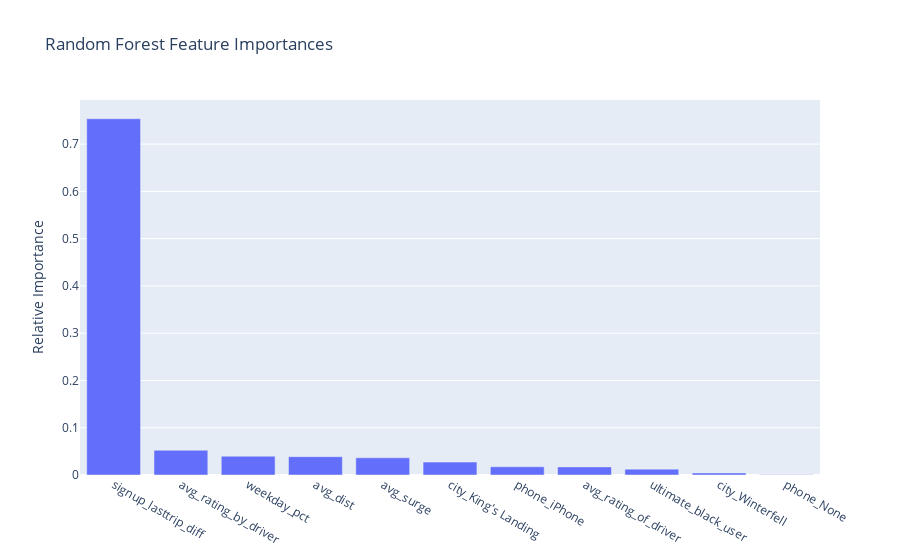

Notebook code for this chart:
### Code cell
importances = pd.DataFrame({'feature': X_test.columns, 'importance': importances}).sort_values('importance', ascending=False).reset_index(drop=True)

trace = go.Bar(x=importances.feature, y=importances.importance)

layout = go.Layout(title='Random Forest Feature Importances',
                  yaxis=dict(title='Relative Importance'))

fig = go.Figure([trace], layout)
iplot(fig, filename='feature_importance.html')

### Figure 1 — Plotly figure (JSON) as saved in the notebook; plotly's stock layout.template omitted (floating-point values rounded to 4 significant figures)
{"data": [{"type": "bar", "x": ["signup_lasttrip_diff", "avg_rating_by_driver", "weekday_pct", "avg_dist", "avg_surge", "city_King's Landing", "phone_iPhone", "avg_rating_of_driver", "ultimate_black_user", "city_Winterfell", "phone_None"], "y": [0.7537, 0.05228, 0.03976, 0.03881, 0.03638, 0.02733, 0.01739, 0.01719, 0.0124, 0.004362, 0.0004009]}], "layout": {"title": {"text": "Random Forest Feature Importances"}, "yaxis": {"title": {"text": "Relative Importance"}}}}
